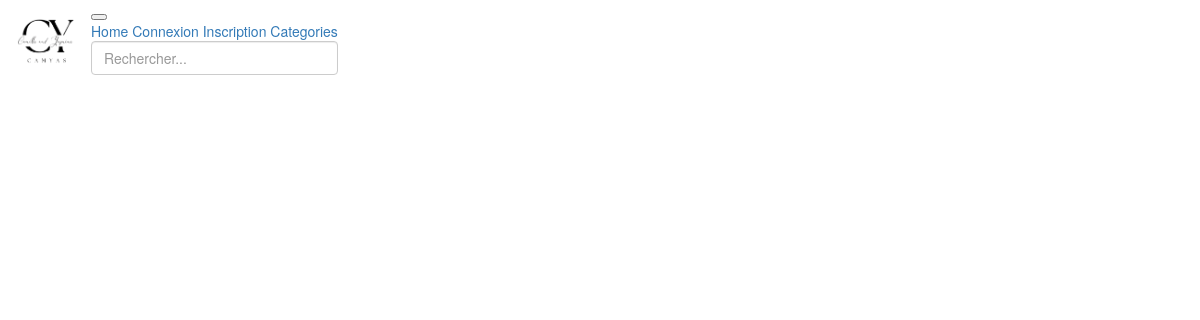
The page /php/categories.php on the database as committed earlier.
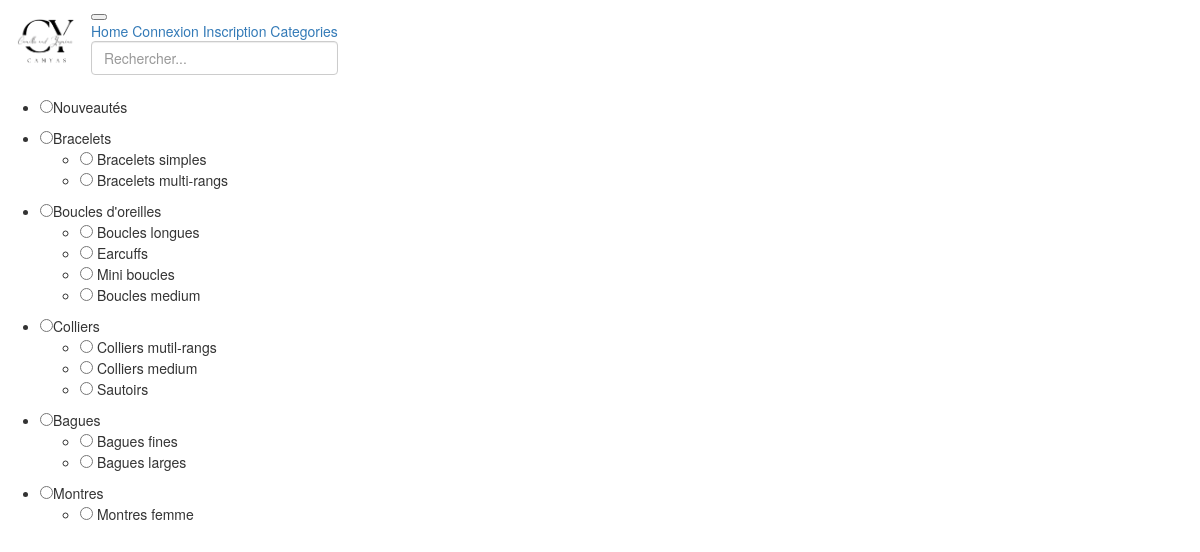
The same page on the database as committed later.
### tables this page shows
CREATE TABLE `categorie` (
  `idCat` int NOT NULL,
  `titreCat` varchar(255) NOT NULL,
  `imgCat` varchar(255) NOT NULL,
  `id_parent` int DEFAULT NULL
);

CREATE TABLE `souscategorie` (
  `id` int NOT NULL,
  `titreSousCat` varchar(255) NOT NULL,
  `imgSousCat` varchar(255) NOT NULL,
  `id_parent` int NOT NULL
);

### php/categories.php (the view, shortened to what this page needs)
<?php
require_once('../includes/config.php');
?>
<!DOCTYPE html>
<html lang="fr" dir="ltr">
<head>
    <link rel="stylesheet" type="text/css" href="../css/style.css">
    <link rel="stylesheet" href="https://maxcdn.bootstrapcdn.com/bootstrap/3.4.1/css/bootstrap.min.css">
</head>
<body>
    <?php require_once('../includes/header2.php');
     ?>
    <main>
        <?php
        $req = $bdd->prepare('SELECT * FROM `categorie`');
        $req->execute();
        $result = $req->fetchAll(PDO::FETCH_ASSOC);
        ?>
        <div id="container">
            <form action="" method="get">
                <div id="filterDiv"> <?php
                    foreach ($result as $categorie) {
                        $categorieId = $categorie['idCat'];
                        $categorieNom = $categorie['titreCat']; ?>
                        <div class="categoryParentDiv" data-parent-id="<?= $categorieId; ?>">
                            <ul>
                                <li class="resultParent dropdown-toggle" id="<?= $categorieNom; ?>">
                                    <input type="radio" class="category" name="category" id="<?= $categorieId; ?>"><?= $categorieNom; ?>
                                </li>
                                <ul class="categoryChildDiv" id="categoryChildDiv<?= $categorieId; ?>" data-parent-id="<?= $categorieId; ?>">
                                    <?php
                                            $req2 = $bdd->prepare('SELECT * FROM `souscategorie` WHERE `id_parent` = ?');
                                            $req2->execute([$categorieId]);
                                            $result2 = $req2->fetchAll(PDO::FETCH_ASSOC);
                                            foreach ($result2 as $Subcategorie) {
                                                $subCategorieId = $Subcategorie['id'];
                                                $subCategorieNom = $Subcategorie['titreSousCat']; ?>
                                        <li id="<?= $subCategorieNom; ?>">
                                            <input type="radio" class="subCategory" name="subCategory" id="<?= $subCategorieId; ?>">
                                            <?= $subCategorieNom; ?>
                                        </li>
                                    <?php
                                            }
                                    ?>
                                </ul>
                            </ul>
                        </div>
                    <?php
                    }
                    ?>
                </div>
            </form>
        </div>
    </main>
</body>
</html>

### includes/header2.php (shortened to what this page needs)
<?php
function getURL()
{
    if (isset($_SERVER['HTTPS']) && $_SERVER['HTTPS'] === 'on')
        $url = "https";
    else {
        $url = "http";
    }
    $url .= "://";
    $url .= $_SERVER['HTTP_HOST'];
    $url .= $_SERVER['REQUEST_URI'];
    $splitURL = explode('boutique-en-ligne', $url);
    $splitURL2 = explode('/', $splitURL[1]);
    return [$splitURL, $splitURL2];
}
require_once('config.php');
$returnCategoryParent = $bdd->prepare('SELECT * FROM categorie');
$returnCategoryParent->execute();
$resultCategoryParent = $returnCategoryParent->fetchAll(PDO::FETCH_OBJ);
if (getURL()[0][1] === '/index.php' || getURL()[0][1] === '/') {
    includeHeader($bdd, './', './php/', './maquette/');
} else {
    includeHeader($bdd, '../', '../php/', '../maquette/');
}
function includeHeader($bdd, $index, $urlPHP, $urlMaquette)
{
    $resultCategoryParent = $returnCategoryParent->fetchAll(PDO::FETCH_OBJ); ?>
    <header id="allHeader">
        <nav class="navbar navbar-expand-lg">
            <div class="container-fluid">
                <span class="navbar-brand"><img id="logo" src="<?= $urlMaquette ?>logo-removebg.png"></span>
                <button class="navbar-toggler" type="button" data-bs-toggle="collapse" data-bs-target="#navbarNavAltMarkup" aria-controls="navbarNavAltMarkup" aria-expanded="false" aria-label="Toggle navigation">
                </button>
                <div class="collapse navbar-collapse  justify-content-between" id="navbarNavAltMarkup">
                    <div class="navbar-nav ">
                        <a href="<?= $index ?>">Home </a>
                        <?php
                        if (isset($_SESSION['user'])) {
                            $user = new User($_SESSION['user']['id'], '', '', '', '', '', '');
                        ?>
                            <a href="<?= $urlPHP ?>categories.php">Toutes les Categories </a>
                            <a href="<?= $urlPHP ?>panier.php"><i class="fa-solid fa-cart-shopping" style="color: #000000;"></i></a>
                            <a href="<?= $urlPHP ?>profil.php"><i class="fa-solid fa-user" style="color: #000000;"></i></a>
                        <?php
                        } else { ?>
                            <a href="<?= $urlPHP ?>connexion.php">Connexion </a>
                            <a href="<?= $urlPHP ?>inscription.php">Inscription </a>
                            <a href="<?= $urlPHP ?>categories.php">Categories </a>
                        <?php } ?>
                        <div class="search ">
                            <form class="d-flex" role="search" method="GET">
                                <input class="form-control me-2" type="text" id="search-bar2" name="search" placeholder="Rechercher...">
                            </form>
                        </div>
                    </div>
                </div>
        </nav>
    </header>
<?php } ?>

### css/style.css (style rules this page uses)
#logo { height: 50px; width: 60px; }

Rows that differ between the two databases and show on the page:
added categorie: titreCat "Nouveautés"
added categorie: titreCat "Bracelets"
added souscategorie: titreSousCat "Bracelets simples", shown under "Bracelets"
added souscategorie: titreSousCat "Bracelets multi-rangs", shown under "Bracelets"
added categorie: titreCat "Boucles d'oreilles"
added souscategorie: titreSousCat "Boucles longues", shown under "Boucles d'oreilles"
added souscategorie: titreSousCat "Earcuffs", shown under "Boucles d'oreilles"
added souscategorie: titreSousCat "Mini boucles", shown under "Boucles d'oreilles"
added souscategorie: titreSousCat "Boucles medium", shown under "Boucles d'oreilles"
added categorie: titreCat "Colliers"
added souscategorie: titreSousCat "Colliers mutil-rangs", shown under "Colliers"
added souscategorie: titreSousCat "Colliers medium", shown under "Colliers"
added souscategorie: titreSousCat "Sautoirs", shown under "Colliers"
added categorie: titreCat "Bagues"
added souscategorie: titreSousCat "Bagues fines", shown under "Bagues"
added souscategorie: titreSousCat "Bagues larges", shown under "Bagues"
added categorie: titreCat "Montres"
added souscategorie: titreSousCat "Montres femme", shown under "Montres"
